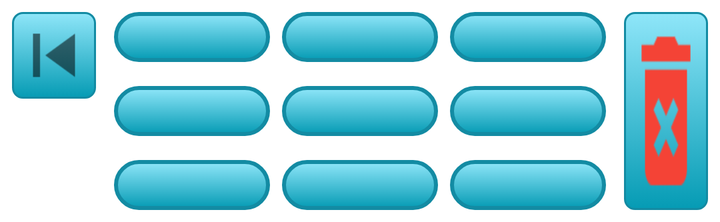
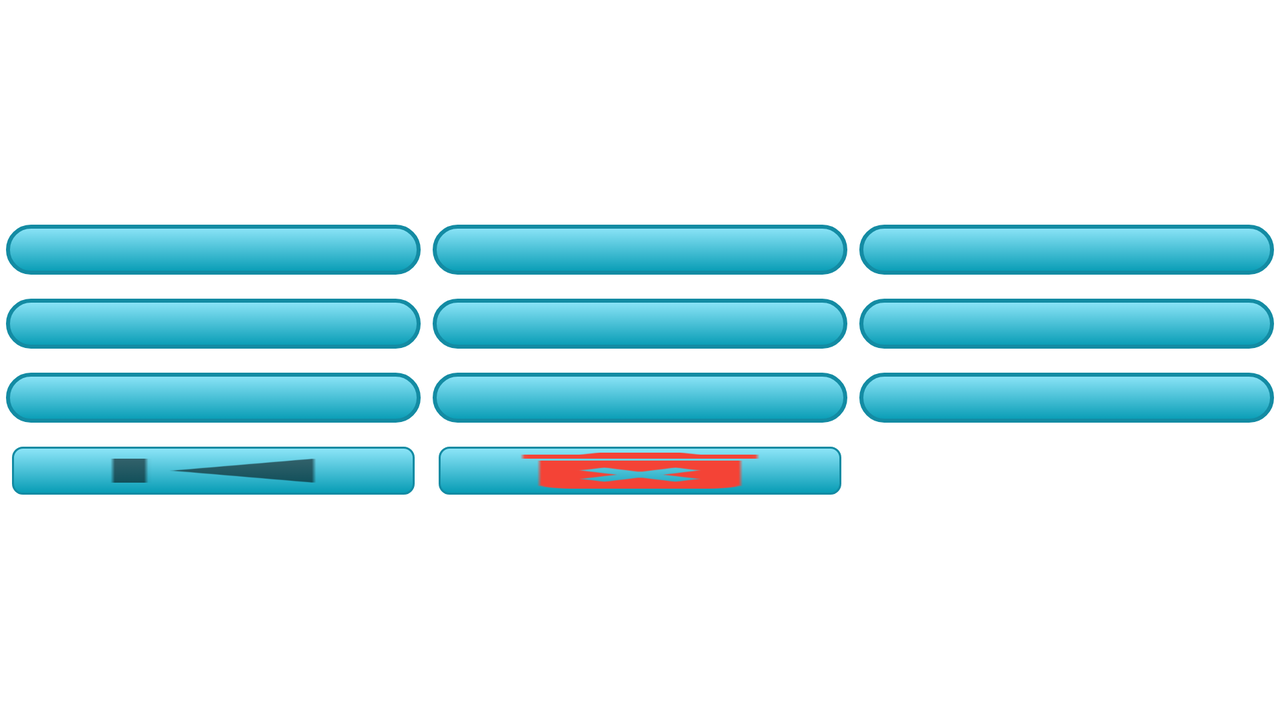

Two renders of one Android screen. The first uses the default layout on a phone; the second uses the alternative layout the repository ships for a different screen configuration, on a matching device. The two XML files are below.
<!-- AndroidManifest.xml: application theme MyTheme -->
<!-- res/layout/keyboard_fragment.xml -->
<?xml version="1.0" encoding="utf-8"?>
<LinearLayout xmlns:android="http://schemas.android.com/apk/res/android"
    android:layout_width="match_parent"
    android:layout_height="wrap_content"
    android:baselineAligned="false"
    android:orientation="horizontal"
    android:weightSum="100">

    <LinearLayout
        android:layout_width="0dp"
        android:layout_height="match_parent"
        android:layout_weight="15"
        android:orientation="vertical">

        <Button
            android:id="@+id/history_back"
            style="@style/ButtonOfAnswerHistory"
            android:background="@drawable/background_previous_button" />

        <Button
            android:id="@+id/history_forward"
            style="@style/ButtonOfAnswerHistory"
            android:background="@drawable/background_next_button" />
    </LinearLayout>

    <TableLayout
        android:layout_width="0dp"
        android:layout_height="wrap_content"
        android:layout_weight="70">

        <TableRow
            android:layout_width="match_parent"
            android:layout_height="wrap_content">

            <FrameLayout
                android:id="@+id/button1"
                style="@style/ButtonOfAnswer">
                <include layout="@layout/button_of_answer" />
            </FrameLayout>

            <FrameLayout
                android:id="@+id/button2"
                style="@style/ButtonOfAnswer">

                <include layout="@layout/button_of_answer" />
            </FrameLayout>

            <FrameLayout
                android:id="@+id/button3"
                style="@style/ButtonOfAnswer">

                <include layout="@layout/button_of_answer" />
            </FrameLayout>


        </TableRow>

        <TableRow
            android:layout_width="match_parent"
            android:layout_height="wrap_content">

            <FrameLayout
                android:id="@+id/button4"
                style="@style/ButtonOfAnswer">

                <include layout="@layout/button_of_answer" />
            </FrameLayout>

            <FrameLayout
                android:id="@+id/button5"
                style="@style/ButtonOfAnswer">

                <include layout="@layout/button_of_answer" />
            </FrameLayout>

            <FrameLayout
                android:id="@+id/button6"
                style="@style/ButtonOfAnswer">

                <include layout="@layout/button_of_answer" />
            </FrameLayout>

        </TableRow>

        <TableRow
            android:layout_width="match_parent"
            android:layout_height="wrap_content">

            <FrameLayout
                android:id="@+id/button7"
                style="@style/ButtonOfAnswer">

                <include layout="@layout/button_of_answer" />
            </FrameLayout>

            <FrameLayout
                android:id="@+id/button8"
                style="@style/ButtonOfAnswer">

                <include layout="@layout/button_of_answer" />
            </FrameLayout>

            <FrameLayout
                android:id="@+id/button9"
                style="@style/ButtonOfAnswer">

                <include layout="@layout/button_of_answer" />
            </FrameLayout>

        </TableRow>
    </TableLayout>

    <LinearLayout
        android:layout_width="0dp"
        android:layout_height="match_parent"
        android:layout_weight="15"
        android:orientation="vertical">

        <Button
            android:id="@+id/delete_answer"
            android:layout_width="match_parent"
            android:layout_height="match_parent"
            android:layout_margin="6dp"
            android:background="@drawable/background_delete_answer_button" />
    </LinearLayout>
</LinearLayout>
<!-- res/layout/button_of_answer.xml (included above) -->
<?xml version="1.0" encoding="utf-8"?>
<merge>
    <TextView style="@style/NumberOnButtonText.Number" />
    <TextView style="@style/NumberOnButtonText.SubText" />
</merge>
<!-- resources referenced by this layout -->
<resources>
  <!-- drawable background_delete_answer_button (drawable) -->
  <?xml version="1.0" encoding="utf-8"?>
  <selector xmlns:android="http://schemas.android.com/apk/res/android">
      <item android:state_pressed="true" android:drawable="@drawable/background_delete_answer_button_pressed"/>
      <item android:state_enabled="false" android:drawable="@drawable/background_delete_answer_button_pressed"/>
      <item android:drawable="@drawable/background_delete_answer_all"/>
  </selector>
  <!-- drawable background_next_button (drawable) -->
  <?xml version="1.0" encoding="utf-8"?>
  <selector xmlns:android="http://schemas.android.com/apk/res/android">
      <item android:drawable="@drawable/background_next_button_enabled" android:state_pressed="false" android:state_enabled="false"  />
      <item android:drawable="@drawable/background_nex_button_all" android:state_pressed="false"/>
      <item android:drawable="@drawable/background_next_button_enabled" android:state_pressed="true"  />
  </selector>
  <!-- drawable background_previous_button (drawable) -->
  <?xml version="1.0" encoding="utf-8"?>
  <selector xmlns:android="http://schemas.android.com/apk/res/android">
      <item android:drawable="@drawable/background_previous_button_pressed" android:state_pressed="false" android:state_enabled="false"  />
      <item android:drawable="@drawable/background_previous_button_all" android:state_pressed="false"/>
      <item android:drawable="@drawable/background_previous_button_pressed" android:state_pressed="true"  />
  </selector>
  <style name="ButtonOfAnswerHistory">
          <item name="android:layout_width">match_parent</item>
          <item name="android:layout_height">0dp</item>
          <item name="android:layout_weight">1</item>
          <item name="android:layout_margin">6dp</item>
      </style>
  <style name="NumberOnButtonText.Number">
          <item name="android:textStyle">bold</item>
          <item name="android:textSize">14sp</item>
      </style>
  <style name="NumberOnButtonText.SubText">
          <item name="android:textSize">10sp</item>
          <item name="android:layout_marginLeft">10dp</item>
          <item name="android:layout_marginBottom">5dp</item>
      </style>
  <!-- drawable background_delete_answer_button_pressed (drawable) -->
  <?xml version="1.0" encoding="utf-8"?>
  <layer-list xmlns:android="http://schemas.android.com/apk/res/android">
      <item>
          <shape>
              <solid android:color="@color/enabled_color_of_background_button"/>
              <stroke
                  android:width="1dip"
                  android:color="@color/border_of_button" />
              <corners android:radius="5dip" />
          </shape>
      </item>
      <item android:drawable="@mipmap/ic_action_delete_answer" />
  </layer-list>
  <!-- drawable background_next_button_enabled (drawable) -->
  <?xml version="1.0" encoding="utf-8"?>
  <layer-list xmlns:android="http://schemas.android.com/apk/res/android">
  
      <item >
          <shape >
             <solid android:color="@color/enabled_color_of_background_button"/>
              <stroke
                  android:width="1dip"
                  android:color="@color/border_of_button" />
              <corners
                  android:radius="5dip" />
  
          </shape>
      </item>
      <item
          android:drawable="@mipmap/ic_action_skip_next"/>
  </layer-list>
  <color name="enabled_color_of_background_button">#019bb5</color>
  <color name="border_of_button">#138ba3</color>
  <color name="end_color_of_background_button">#8fe6f9</color>
  <color name="start_color_of_background_button">#059bb4</color>
  <!-- some entries are left out for length -->
</resources>
<!-- res/layout-land/keyboard_fragment.xml (the repository's variant of the layout above) -->
<!-- drawn on the phone turned sideways -->
<?xml version="1.0" encoding="utf-8"?>
<RelativeLayout xmlns:android="http://schemas.android.com/apk/res/android"
    android:layout_width="match_parent"
    android:layout_height="match_parent">

    <TableLayout
        android:layout_centerInParent="true"
        android:layout_width="match_parent"
        android:layout_height="wrap_content">

        <TableRow
            android:layout_width="match_parent"
            android:layout_height="wrap_content">

            <FrameLayout
                android:id="@+id/button1"
                style="@style/ButtonOfAnswer">

                <include layout="@layout/button_of_answer" />
            </FrameLayout>

            <FrameLayout
                android:id="@+id/button2"
                style="@style/ButtonOfAnswer">

                <include layout="@layout/button_of_answer" />
            </FrameLayout>

            <FrameLayout
                android:id="@+id/button3"
                style="@style/ButtonOfAnswer">

                <include layout="@layout/button_of_answer" />
            </FrameLayout>


        </TableRow>

        <TableRow
            android:layout_width="match_parent"
            android:layout_height="wrap_content">

            <FrameLayout
                android:id="@+id/button4"
                style="@style/ButtonOfAnswer">

                <include layout="@layout/button_of_answer" />
            </FrameLayout>

            <FrameLayout
                android:id="@+id/button5"
                style="@style/ButtonOfAnswer">

                <include layout="@layout/button_of_answer" />
            </FrameLayout>

            <FrameLayout
                android:id="@+id/button6"
                style="@style/ButtonOfAnswer">

                <include layout="@layout/button_of_answer" />
            </FrameLayout>

        </TableRow>

        <TableRow
            android:layout_width="match_parent"
            android:layout_height="wrap_content">

            <FrameLayout
                android:id="@+id/button7"
                style="@style/ButtonOfAnswer">

                <include layout="@layout/button_of_answer" />
            </FrameLayout>

            <FrameLayout
                android:id="@+id/button8"
                style="@style/ButtonOfAnswer">

                <include layout="@layout/button_of_answer" />
            </FrameLayout>

            <FrameLayout
                android:id="@+id/button9"
                style="@style/ButtonOfAnswer">

                <include layout="@layout/button_of_answer" />
            </FrameLayout>

        </TableRow>

        <TableRow
            android:layout_width="match_parent"
            android:layout_height="wrap_content"
            android:layout_weight="3">

            <Button
                android:id="@+id/history_back"
                style="@style/ButtonOfAnswerHistory"
                android:layout_width="0dp"
                android:layout_height="wrap_content"
                android:background="@drawable/background_previous_button" />

            <Button
                android:id="@+id/delete_answer"
                android:layout_width="0dp"
                android:layout_weight="1"
                android:layout_height="wrap_content"
                android:layout_margin="6dp"
                android:background="@drawable/background_delete_answer_button" />

            <Button
                android:id="@+id/history_forward"
                style="@style/ButtonOfAnswerHistory"
                android:layout_width="0dp"
                android:layout_height="wrap_content"
                android:background="@drawable/background_next_button" />

        </TableRow>
    </TableLayout>

</RelativeLayout>
